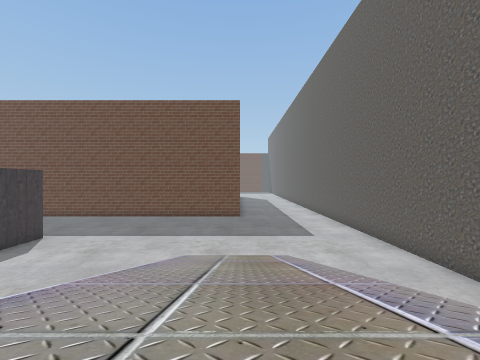
view 1 (above)

16 first-person views from a walk through a 3-D level made in the Unity game engine. The camera is 1.2 m above the floor, looks level and sees 90° across. The floor is counted in squares, 2 m on a side. Each view is taken from the middle of a square. On the plan, view 1 faces up. The plan holds only what a view shows up to about 9 squares ahead; the rest is blank. The place goes on beyond the plan. The player character is not drawn.

view 2
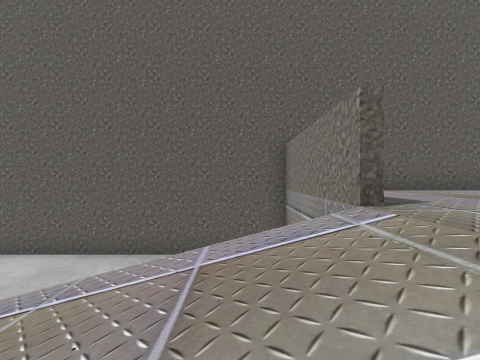

view 3
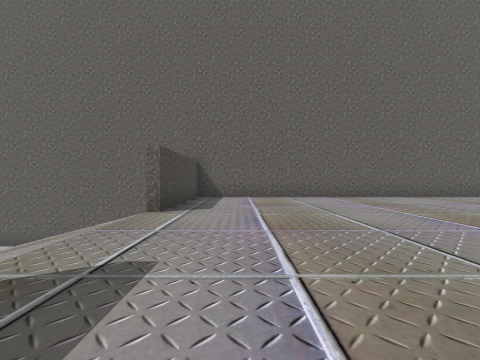

view 4
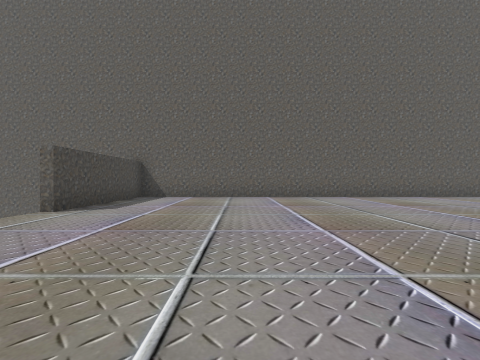

view 5
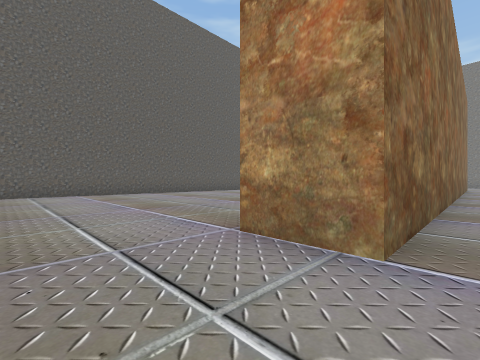

view 6
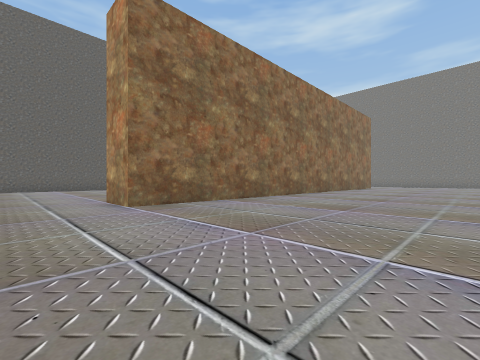

view 7
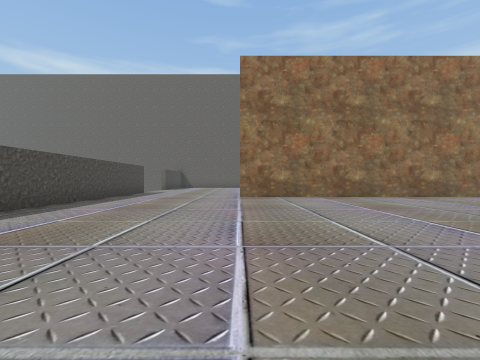

view 8
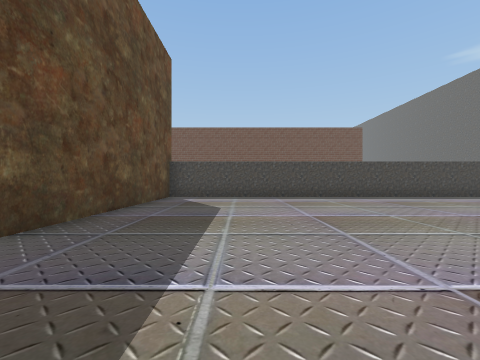

view 9
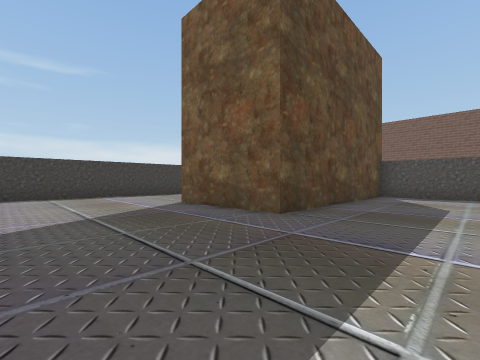

view 10
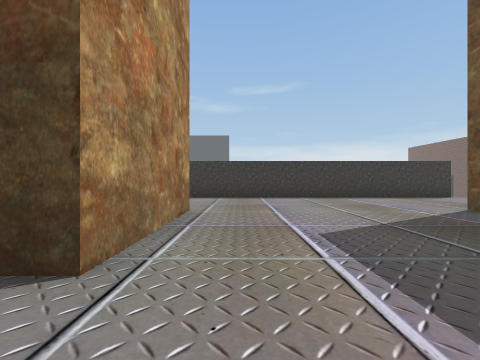

view 11
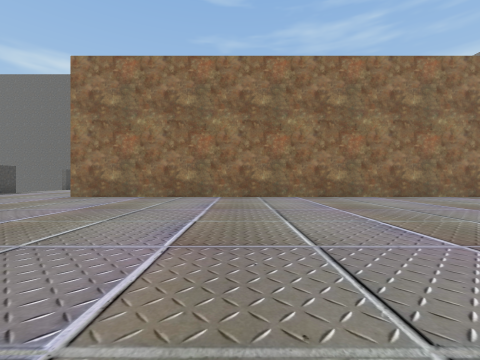

view 12
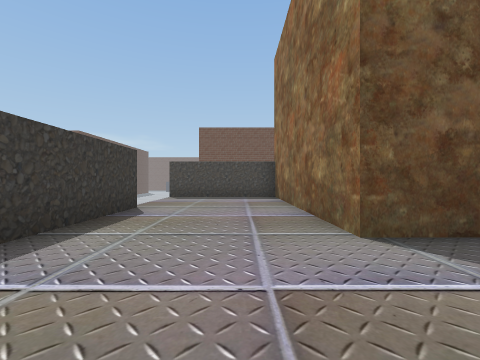

view 13
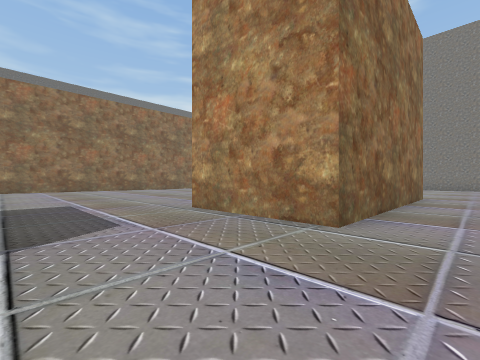

view 14
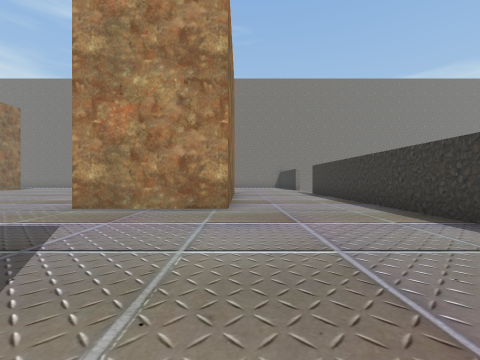

view 15
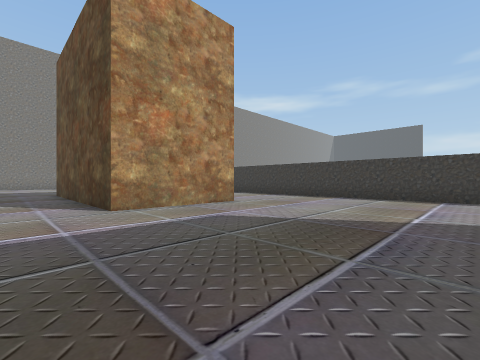

view 16
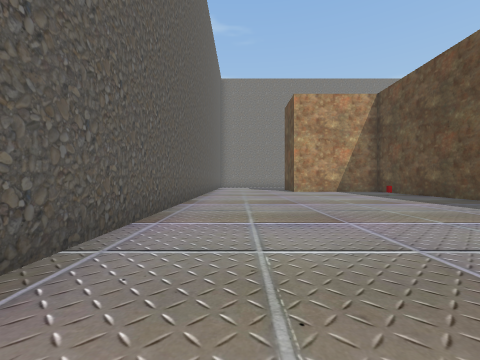

### Floor plan
Key: @ floor where view 1 was taken; # wall or solid block; . main floor; - floor 3.5 m lower than the main floor; / step, stairs or slope.
Columns run from 21 left of view 1 to 6 right of it. Each row starts with its distance up from view 1.
  9              #-------------#
  8              #-------------#
  7               ------///----#
  6                -----/// ---#
  5                 -- -///  --#
  4                    -///   -#
  3                    -///    #
  2                    -///    #
  1 ####   ############ ///#####
  0 ...## # .......... ..@.....#
 -1 ....###....................#
 -2 ....###....................#
 -3 #...###....................#
 -4 #...###..........##........#
 -5 #...###..........# ........#
 -6 #................#  .......#
 -7 #................#   ......#
 -8 #................#    .....#
 -9 #................#    .....#
-10 #................#   ......#
-11 #...###..........#  .......#
-12 #...###..........# ........#
-13 #...###..........##........#
-14 #...###..........##........#
-15 #...###.. .. ....##........#

Where each view was taken, in squares from view 1:
view 1: 0 up, 0 right, facing up
view 2: 2 up, 1 left, facing right
view 3: 1 down, 3 left, facing right
view 4: 3 down, 3 left, facing right
view 5: 2 down, 5 left, facing down-right
view 6: 2 down, 10 left, facing down-right
view 7: 4 down, 13 left, facing right
view 8: 8 down, 12 left, facing up
view 9: 9 down, 12 left, facing up-left
view 10: 10 down, 13 left, facing left
view 11: 10 down, 13 left, facing right
view 12: 8 down, 19 left, facing up
view 13: 8 down, 19 left, facing down-right
view 14: 6 down, 18 left, facing down
view 15: 6 down, 13 left, facing down-left
view 16: 6 down, 4 right, facing down
